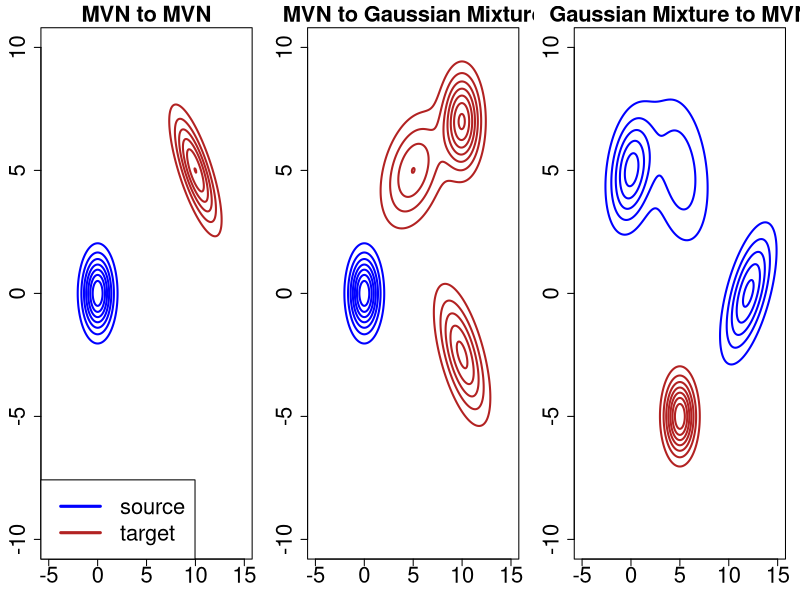

Here is the R script that generated this plot:
rm(list=ls()); graphics.off(); cat("\014")

library(mvtnorm)

N <- 30 # must be a multiple of 3
ng <- 300
XX <- as.matrix(expand.grid( x1=seq(-5,15,length.out=ng), x2=seq(-10,10,length.out=ng) ))

par(mfrow=c(1,3))
par(mar=c(3.1,3.1,2.1,1.1))

# G2G

set.seed(42)
target.mean <- c(10,5)
target.sigma <- 2*matrix( c(1,-0.75,-0.75,1), nrow=ncol(XX) )
Y <- rmvnorm( n=N, mean=target.mean, sigma=target.sigma )
source.mean <- c(0,0)
source.sigma <- diag(x=1,nrow=ncol(XX))
X0 <- rmvnorm( n=N, mean=source.mean, sigma=source.sigma )

d.src <- dmvnorm(XX,mean=source.mean,sigma=source.sigma)
d.tgt <- dmvnorm(XX,mean=target.mean,sigma=target.sigma)

contour( x=unique(XX[,1]), y=unique(XX[,2]), z=matrix(d.src,ng,ng),
         nlevels=7, col="blue", lwd=2, main="MVN to MVN",
         cex.axis=2, cex.lab=2, cex.main=2, drawlabels=F  )
contour( x=unique(XX[,1]), y=unique(XX[,2]), z=matrix(d.tgt,ng,ng),
         nlevels=7, col="firebrick", lwd=2, drawlabels=F, add=T )

# points( X0[,1], X0[,2], pch=19, col="blue")
# points( Y[,1], Y[,2], pch=19, col="red")

legend( "bottomleft", legend=c("source","target"),
        col=c("blue","firebrick"), lwd=3, cex=2 )

# G2Mx

d1 <- dmvnorm(XX,mean=c(10,7),sigma=1.5*diag(2))
d2 <- dmvnorm(XX,mean=c(5,5),sigma=2*matrix(c(2,0.5,0.5,1),2,2))
d3 <- dmvnorm(XX,mean=c(10,-2.5),sigma=matrix(c(2.5,-1.5,-1.5,2.5),2,2))
d.tgt <- (d1+d2+d3)/3

Y <- rmvnorm(N/3,mean=c(10,7),sigma=1.5*diag(2))
Y <- rbind(Y,rmvnorm(N/3,mean=c(5,5),sigma=2*matrix(c(2,0.5,0.5,1),2,2)))
Y <- rbind(Y,rmvnorm(N/3,mean=c(10,-2.5),sigma=matrix(c(2.5,-1.5,-1.5,2.5),2,2)))


contour( x=unique(XX[,1]), y=unique(XX[,2]), z=matrix(d.src,ng,ng),
         nlevels=7, col="blue", lwd=2, drawlabels= F,
         main="MVN to Gaussian Mixture", cex.lab=2, cex.axis=2, cex.main=2 )
contour( x=unique(XX[,1]), y=unique(XX[,2]), z=matrix(d.tgt,ng,ng),
         nlevels=7, col="firebrick", lwd=2, drawlabels=F, add=T )

# points( X0[,1], X0[,2], pch=19, col="blue")
# points( Y[,1], Y[,2], pch=19, col="red")



# Mx2G

set.seed(42)
target.mean <- c(5,-5)
target.sigma <- diag(2)
Y <- rmvnorm( n=N, mean=target.mean, sigma=target.sigma )
d.tgt <- dmvnorm(XX,mean=target.mean,sigma=target.sigma)

source.mean <- c(0,0)
source.sigma <- diag(x=1,nrow=ncol(XX))

d1 <- dmvnorm(XX,mean=c(0,5),sigma=matrix(c(2,0.5,0.5,2),2,2))
d2 <- dmvnorm(XX,mean=c(5,5),sigma=2*matrix(c(2,-0.5,-0.5,2),2,2))
d3 <- dmvnorm(XX,mean=c(12,0),sigma=matrix(c(2.5,1.5,1.5,2.5),2,2))
d.src <- (d1+d2+d3)/3

X0 <- rmvnorm(N/3,mean=c(0,5),sigma=matrix(c(2,0.5,0.5,2),2,2))
X0 <- rbind(X0,rmvnorm(N/3,mean=c(5,5),sigma=2*matrix(c(2,-0.5,-0.5,1),2,2)))
X0 <- rbind(X0,rmvnorm(N/3,mean=c(12,0),sigma=matrix(c(2,1,1,2),2,2)))


contour( x=unique(XX[,1]), y=unique(XX[,2]), z=matrix(d.src,ng,ng),
         nlevels=7, col="blue", main="Gaussian Mixture to MVN",
         cex.axis=2, cex.main=2, cex.lab=2, lwd=2, drawlabels=F )
contour( x=unique(XX[,1]), y=unique(XX[,2]), z=matrix(d.tgt,ng,ng),
         nlevels=7, col="firebrick", lwd=2, drawlabels=F, add=T )

# points( X0[,1], X0[,2], pch=19, col="blue")
# points( Y[,1], Y[,2], pch=19, col="red")
